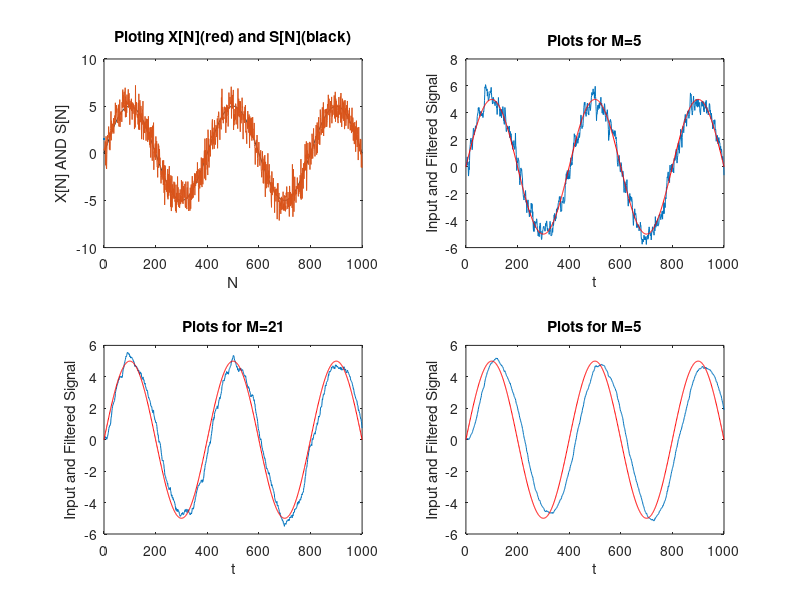

This figure's MATLAB source: (Note: this script raises an error after producing the figure.)
n = 0:1000;
len_n = length(n);

input = 5*sin((pi/200)*n);

x =  input + randn(size(input));
figure();
subplot(2,2,1);
plot(n, input,'black', LineWidth=1.5);
xlabel('N');
ylabel('S[N]');
hold on;
plot(n, x);
xlabel('N');
ylabel('X[N] AND S[N]');
title('Ploting X[N](red) and S[N](black)');
hold off;

%defining h[n].
M = 5;
h = zeros(len_n ,1);
for i = 0:M-1
    h(i+1) = 1/M;
end

y = conv(h , x ,"full");
t = y(1:len_n);
subplot(2,2,2);
plot(n,t);
hold on;
plot(n,input,'red');
xlabel('t');
ylabel('Input and Filtered Signal');
title('Plots for M=5');
hold off;

%defining h[n].
M = 21;
h = zeros(1,len_n);
for i = 0:M-1
    h(i+1) = 1/M;
end

y = conv(h , x ,"full");
t = y(1:len_n);
subplot(2,2,3);
plot(n,t);
hold on;
plot(n,input,'red');
xlabel('t');
ylabel('Input and Filtered Signal');
title('Plots for M=21');
hold off;

%defining h[n].
M = 51;
h = zeros(len_n ,1);
for i = 0:M-1
    h(i+1) = 1/M;
end

y = conv(h , x ,"full");
t = y(1:len_n);
subplot(2,2,4);
plot(n,t);
hold on;
plot(n,input,'red');
xlabel('t');
ylabel('Input and Filtered Signal');
title('Plots for M=5');
hold off;

% t->is the filtered signal, unfiltered -> x.

N0 = 1;
M = 5;
h = zeros(len_n ,1);
for i = 0:M-1
    h(i+1) = 1/M;
end

y = conv(h , x ,"full");
t=-10:0.01:10;
y = y(1:len_n);
lis=zeros(length(t) , 1);
idx=1;
for w = -10:0.01:10
    lis(idx) = DT_Fourier(y ,N0, w);
    idx= idx+1;
end
figure();
subplot(2,2,1);
plot(t,abs(lis));
xlabel('w');
ylabel('Magnitude of DTFT');
title('DTFT for filtered signal M=51');

M = 21;
h = zeros(len_n ,1);
for i = 0:M-1
    h(i+1) = 1/M;
end

y = conv(h , x ,"full");
t=-10:0.01:10;
y = y(1:len_n);
lis=zeros(length(t) , 1);
idx=1;
for w = -10:0.01:10
    lis(idx) = DT_Fourier(y ,N0, w);
    idx= idx+1;
end


subplot(2,2,2);
plot(t,abs(lis));
xlabel('w');
ylabel('Magnitude of DTFT');
title('DTFT for filtered signal M=21');

M = 51;
h = zeros(len_n ,1);
for i = 0:M-1
    h(i+1) = 1/M;
end

y = conv(h , x ,"full");
t=-10:0.01:10;
y = y(1:len_n);
lis=zeros(length(t) , 1);
idx=1;
for w = -10:0.01:10
    lis(idx) = DT_Fourier(y ,N0, w);
    idx= idx+1;
end

subplot(2,2,3);
plot(t,abs(lis));
xlabel('w');
ylabel('Magnitude of DTFT');
title('DTFT for filtered signal M=51');




t=-10:0.01:10;

lis=zeros(length(t) , 1);
idx=1;
for w = -10:0.01:10
    lis(idx) = DT_Fourier(x ,N0, w);
    idx= idx+1;
end

subplot(2,2,4);
plot(t,abs(lis));
xlabel('w');
ylabel('Magnitude of DTFT');
title('DTFT for noicy signal.');
